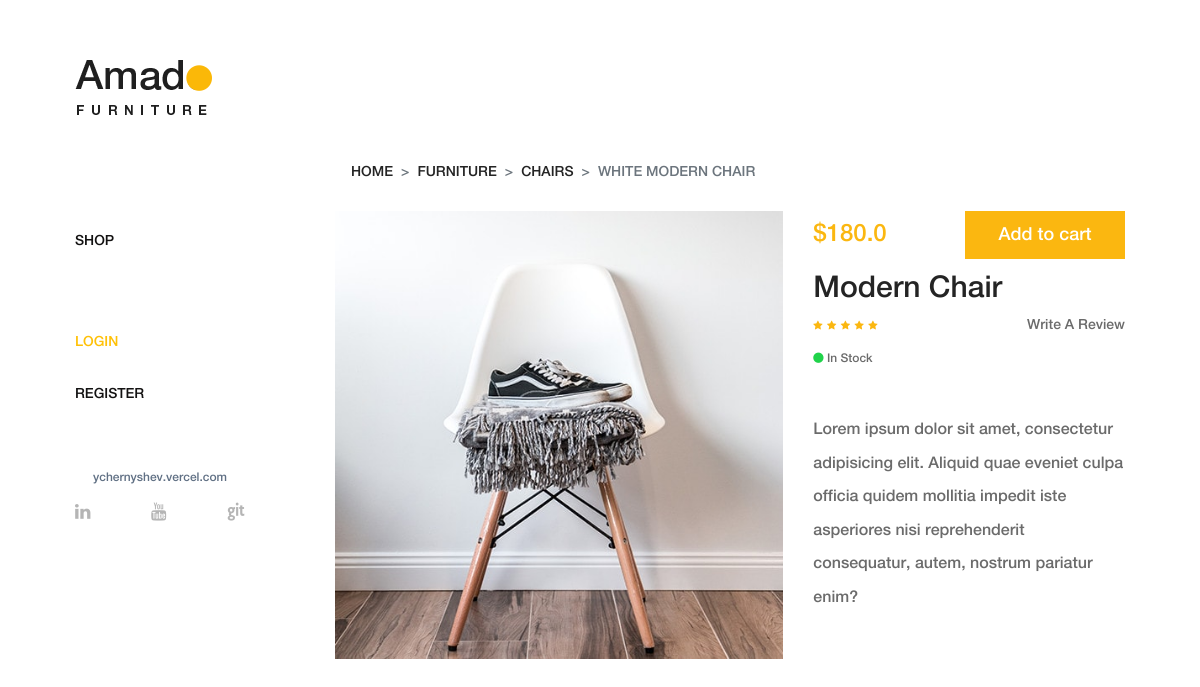
The page /product/modern-chair/details/ on the database its author committed.
### example__simple_admin/models.py (models this page shows, shortened)
class ProductModel(models.Model):
    title = models.CharField(max_length=50)
    slug = models.CharField(max_length=50)
    category = models.ForeignKey('ProductCategoryModel', related_name='product_category',
                                 db_index=True, on_delete=models.CASCADE, blank=True, null=True)
    description = models.TextField()
    price = models.FloatField()
    in_stock = models.BooleanField(default=False, blank=True, null=True)
    main_image = models.CharField(max_length=100)
    count = 1
    class Meta:
        verbose_name = 'product',
        verbose_name_plural = 'Products'

### example__simple_shop/views.py (the view)
# urls.py: path('product/<slug:slug>/details/', product_details, name='product_details'),
def product_details(request, slug=None):
    result = prerender(request)
    if result:
        return result
    product_details = ProductModel.objects.get(slug=slug)
    context = {
        'title': 'Product ',
        'product_details': product_details,
    }
    return render(request, 'example__simple_shop/product_details.html',
                  context=context)

### example__simple_shop/context_processors.py (called while the page is built)
def add_default_data(request):
    count_in_cart = 0
    sum_in_cart = 0
    cart_info = request.session.get('cart_info', {})
    for key in cart_info:
        count_in_cart += cart_info[key]
        sum_product = ProductModel.objects.get(pk=key).price * cart_info[key]
        sum_in_cart += sum_product
    return {
        'count_in_cart': count_in_cart,
        'sum_in_cart': sum_in_cart,
    }

### example__simple_shop/views.py (called while the page is built)
def prerender(request):
    if request.GET.get('add_cart'):
        product_id = request.GET.get('add_cart')
        get_object_or_404(ProductModel, pk=product_id)
        cart_info = request.session.get('cart_info', {})  # Пустий словник, якщо сесія відсутня
        count = cart_info.get(product_id, 0)  # Дивимось, чи є вже товар у кошику, або - 0
        count += 1
        cart_info.update({product_id: count})
        print(f'cart_info: {cart_info}')
        request.session['cart_info'] = cart_info
        return HttpResponseRedirect(request.META.get('HTTP_REFERER', '/'))

### example__simple_shop/templates/example__simple_shop/product_details.html (shortened to what this page needs)
{% extends 'example__simple_shop/_base.html' %}
{% block content %}
    <div class="single-product-area section-padding-100 clearfix">
        <div class="container-fluid">
            <div class="row">
                <div class="col-12">
                    <nav aria-label="breadcrumb">
                        <ol class="breadcrumb mt-50">
                            <li class="breadcrumb-item"><a href="#">Home</a></li>
                            <li class="breadcrumb-item"><a href="#">Furniture</a></li>
                            <li class="breadcrumb-item"><a href="#">Chairs</a></li>
                            <li class="breadcrumb-item active" aria-current="page">white modern chair</li>
                        </ol>
                    </nav>
                </div>
            </div>
            <div class="row">
                <div class="col-12 col-lg-7">
                    <div class="single_product_thumb">
                        <div id="product_details_slider" class="carousel slide" data-ride="carousel">
                            <img src="{{ product_details.main_image }}" alt="{{ product_details.title }}">
                        </div>
                    </div>
                </div>
                <div class="col-12 col-lg-5">
                    <div class="single_product_desc">
                        <div class="product-meta-data">
                            <div class="d-flex justify-content-between">
                                <div>
                                    <p class="product-price d-flex align-items-center justify-content-center" style="height: 3rem">${{ product_details.price }}</p>
                                </div>
                                <form class="cart clearfix" method="post">
                                    <a href="{{ request.path }}?add_cart={{ product_details.id }}"
                                       class="btn amado-btn d-flex align-items-center justify-content-center" style="width: 3rem; height: 3rem">Add to cart</a>
                                </form>
                            </div>
                            <a href="product-details.html">
                                <h6>{{ product_details.title }}</h6>
                            </a>
                            <div class="ratings-review mb-15 d-flex align-items-center justify-content-between">
                                <div class="ratings">
                                    <i class="fa fa-star" aria-hidden="true"></i>
                                    <i class="fa fa-star" aria-hidden="true"></i>
                                    <i class="fa fa-star" aria-hidden="true"></i>
                                    <i class="fa fa-star" aria-hidden="true"></i>
                                    <i class="fa fa-star" aria-hidden="true"></i>
                                </div>
                                <div class="review">
                                    <a href="#">Write A Review</a>
                                </div>
                            </div>
                            {% if product_details.in_stock %}
                                <p class="avaibility"><i class="fa fa-circle"></i> In Stock</p>
                            {% else %}
                                <p class="is_not_avaibility"><i class="fa fa-circle"></i> Not in Stock</p>
                            {% endif %}
                        </div>
                        <div class="short_overview my-5">
                            <p>{{ product_details.description }}</p>
                        </div>
                    </div>
                </div>
            </div>
        </div>
    </div>
{% endblock %}

### example__simple_shop/static/example__simple_shop/css/core-style.css (style rules this page uses)
* { margin: 0; padding: 0; }
body { font-family: "helveticaneuemedium"; font-size: 16px; }
h1, h2, h3, h4, h5, h6 { color: #242424; line-height: 1.3; font-weight: 400; }
p { color: #6d6d6d; font-size: 16px; line-height: 1.9; font-weight: 400; }
a { -webkit-transition: all 500ms ease 0s; transition: all 500ms ease 0s; text-decoration: none; outline: 0 solid transparent; color: #131212; font-weight: 400; font-size: 12px; }
ul, ol { margin: 0; }
ul li, ol li { list-style: none; }
img { height: auto; max-width: 100%; }
.mt-50 { margin-top: 50px !important; }
.mb-15 { margin-bottom: 15px !important; }
.section-padding-100 { padding-top: 100px; padding-bottom: 100px; }
.amado-btn { display: inline-block; min-width: 160px; height: 55px; color: #ffffff; border: none; border-radius: 0; padding: 0 7px; font-size: 18px; line-height: 56px; background-color: #fbb710; font-weight: 400; }
.main-content-wrapper .single-product-area { position: relative; z-index: 1; -webkit-box-flex: 0; -ms-flex: 0 0 calc(95% - 320px); flex: 0 0 calc(95% - 320px); width: calc(95% - 320px); max-width: calc(95% - 320px); }
.main-content-wrapper .single-product-area .breadcrumb { background-color: transparent; }
.main-content-wrapper .single-product-area .breadcrumb .breadcrumb-item { font-size: 14px; text-transform: uppercase; }
.main-content-wrapper .single-product-area .breadcrumb .breadcrumb-item a { color: #242424; font-size: 14px; text-transform: uppercase; }
.main-content-wrapper .single-product-area .breadcrumb .breadcrumb-item + .breadcrumb-item::before { content: ">"; }
.main-content-wrapper .single-product-area .single_product_thumb { position: relative; z-index: 1; margin-bottom: 170px; }
.main-content-wrapper .single-product-area .single_product_desc { position: relative; z-index: 1; }
.main-content-wrapper .single-product-area .single_product_desc .product-meta-data .product-price { font-size: 24px; font-weight: 400; color: #fbb710; line-height: 1; margin-bottom: 10px; }
.main-content-wrapper .single-product-area .single_product_desc .product-meta-data a { display: block; }
.main-content-wrapper .single-product-area .single_product_desc .product-meta-data a h6 { font-size: 30px; margin-bottom: 5px; }
.main-content-wrapper .single-product-area .single_product_desc .product-meta-data .ratings-review .ratings i { font-size: 10px; color: #fbb710; }
.main-content-wrapper .single-product-area .single_product_desc .product-meta-data .ratings-review .review a { display: inline-block; color: #6b6b6b; font-size: 14px; }
.main-content-wrapper .single-product-area .single_product_desc .product-meta-data .avaibility { margin-bottom: 0; font-size: 12px; color: #6b6b6b; line-height: 1; }
.main-content-wrapper .single-product-area .single_product_desc .product-meta-data .avaibility i { color: #20d34a; font-size: 12px; }
.main-content-wrapper .single-product-area .single_product_desc .short_overview p { line-height: 2.1; color: #6b6b6b; }
.main-content-wrapper .single-product-area .single_product_desc .cart .amado-btn { width: 310px; height: 80px; line-height: 80px; }

### rows shown on the page
ProductModel: main_image (picture), price "180.0", title "Modern Chair", description "Lorem ipsum dolor sit amet, consectetur adipisicing elit. Aliquid quae eveniet culpa officia quidem mollitia impedit iste asperiores nisi reprehenderit consequatur, autem, nostrum pariatur enim?"
